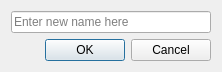
<?xml version="1.0" encoding="UTF-8"?>
<ui version="4.0">
 <class>AskForNameDialog</class>
 <widget class="QDialog" name="AskForNameDialog">
  <property name="geometry">
   <rect>
    <x>0</x>
    <y>0</y>
    <width>222</width>
    <height>67</height>
   </rect>
  </property>
  <property name="windowTitle">
   <string>New Name</string>
  </property>
  <layout class="QVBoxLayout" name="verticalLayout">
   <item>
    <widget class="QLineEdit" name="lineEdit">
     <property name="placeholderText">
      <string>Enter new name here</string>
     </property>
    </widget>
   </item>
   <item>
    <widget class="QDialogButtonBox" name="buttonBox">
     <property name="orientation">
      <enum>Qt::Horizontal</enum>
     </property>
     <property name="standardButtons">
      <set>QDialogButtonBox::Cancel|QDialogButtonBox::Ok</set>
     </property>
    </widget>
   </item>
  </layout>
 </widget>
 <resources/>
 <connections>
  <connection>
   <sender>buttonBox</sender>
   <signal>accepted()</signal>
   <receiver>AskForNameDialog</receiver>
   <slot>onOk()</slot>
   <hints>
    <hint type="sourcelabel">
     <x>212</x>
     <y>51</y>
    </hint>
    <hint type="destinationlabel">
     <x>157</x>
     <y>66</y>
    </hint>
   </hints>
  </connection>
  <connection>
   <sender>buttonBox</sender>
   <signal>rejected()</signal>
   <receiver>AskForNameDialog</receiver>
   <slot>reject()</slot>
   <hints>
    <hint type="sourcelabel">
     <x>212</x>
     <y>57</y>
    </hint>
    <hint type="destinationlabel">
     <x>221</x>
     <y>66</y>
    </hint>
   </hints>
  </connection>
  <connection>
   <sender>lineEdit</sender>
   <signal>textChanged(QString)</signal>
   <receiver>AskForNameDialog</receiver>
   <slot>onTextChanged(QString)</slot>
   <hints>
    <hint type="sourcelabel">
     <x>111</x>
     <y>25</y>
    </hint>
    <hint type="destinationlabel">
     <x>7</x>
     <y>2</y>
    </hint>
   </hints>
  </connection>
 </connections>
 <slots>
  <slot>onOk()</slot>
  <slot>onTextChanged(QString)</slot>
 </slots>
</ui>
